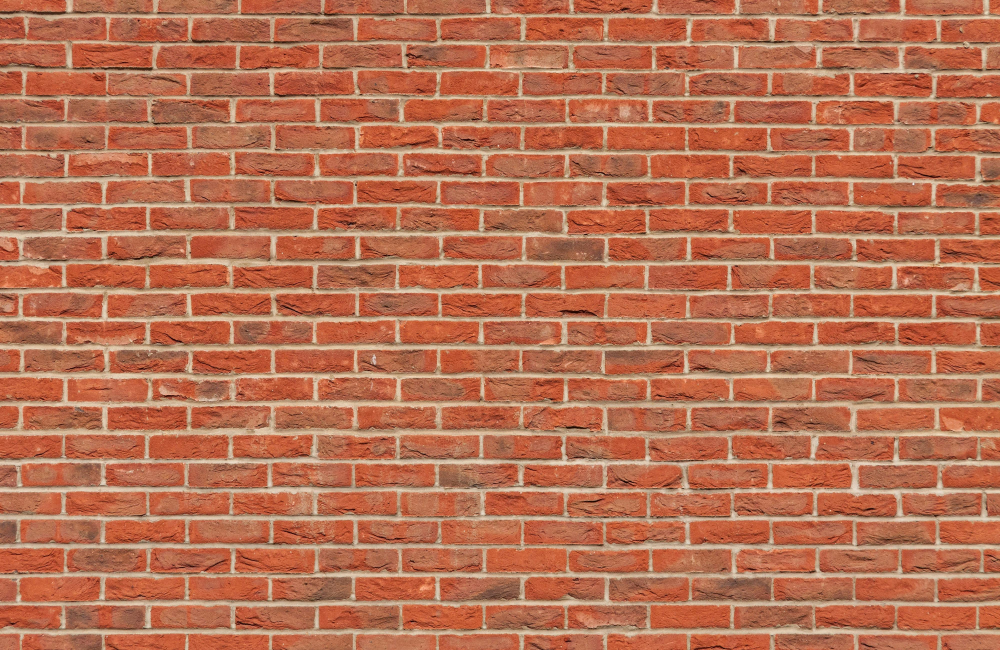
#> input picture input.jpg, 4000 x 2600 px (shown at 1/4 size)
$ python Sobel_Filter.py
#> lines starting #> are read from the running program, lines starting #| are printed output that depends on the picture
import cv2
import numpy as np

ori_img = cv2.imread('input.jpg') / 255
h, w, _ = ori_img.shape
#> h = 2600; w = 4000

rate = h / 512
#> rate = 5.08
img = cv2.resize(ori_img, (int(w / rate), 512))
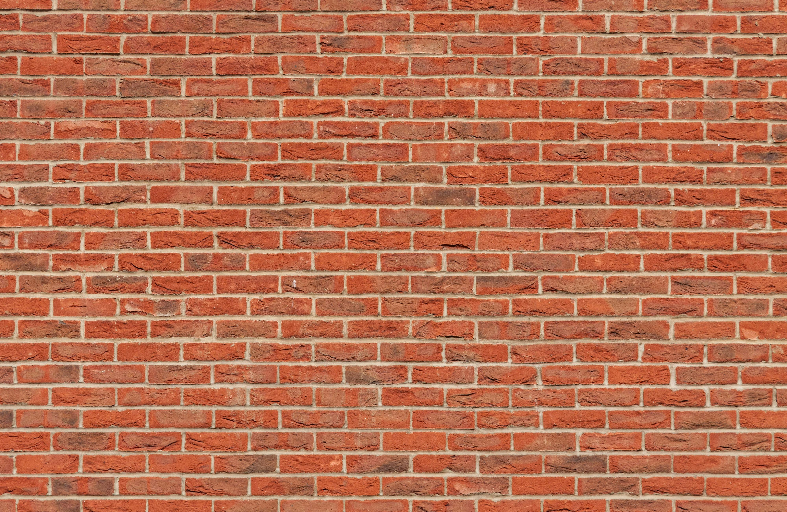
#> img: shape (512, 787, 3) float64; mean B, G, R 0.324, 0.439, 0.721

cv2.imshow('input', img)

sobel_filter_x = np.array([[1, 0, -1],
                           [2, 0, -2],
                           [1, 0, -1]])
sobel_filter_y = np.array([[1, 2, 1],
                           [0, 0, 0],
                           [-1, -2, -1]])

h, w, _ = img.shape
#> h = 512; w = 787
out_x = np.zeros([h - 2, w - 2, 3])
out_y = np.zeros([h - 2, w - 2, 3])

for i in range(h - 2):
    for j in range(w - 2):
        for k in range(3):
            gx = np.sum(sobel_filter_x * img[i:i + 3, j:j + 3, k])
            out_x[i, j, k] = gx
            gy = np.sum(sobel_filter_y * img[i:i + 3, j:j + 3, k])
            out_y[i,j,k] = gy
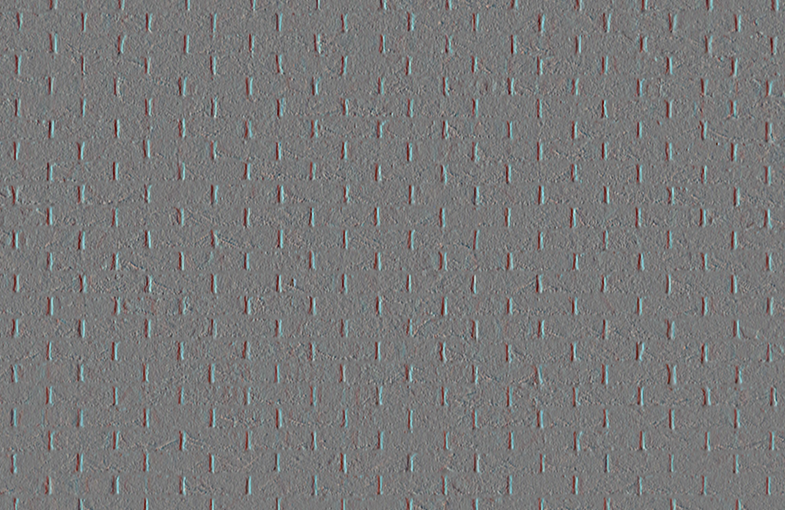
#> out_x: shape (510, 785, 3) float64; mean B, G, R 0.000114, -3.16e-05, -0.000153; drawn with min black and max white
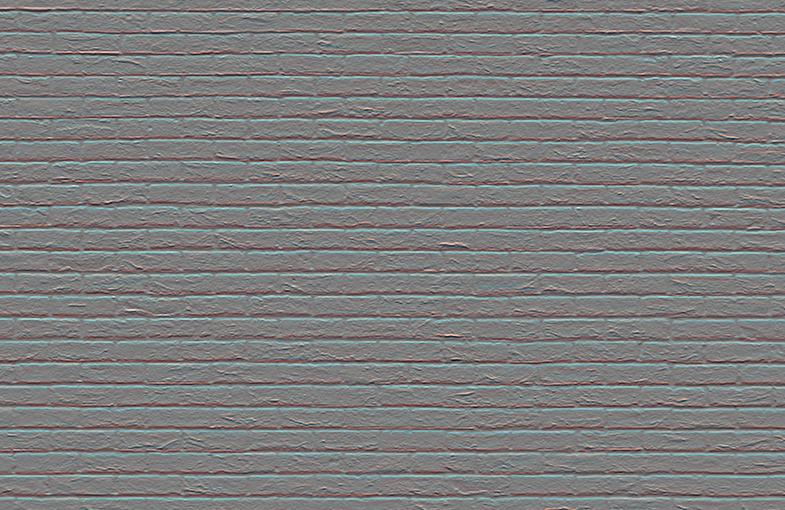
#> out_y: shape (510, 785, 3) float64; mean B, G, R 0.000188, 0.000173, -8.13e-05; drawn with min black and max white

cv2.imshow('output_x', out_x)
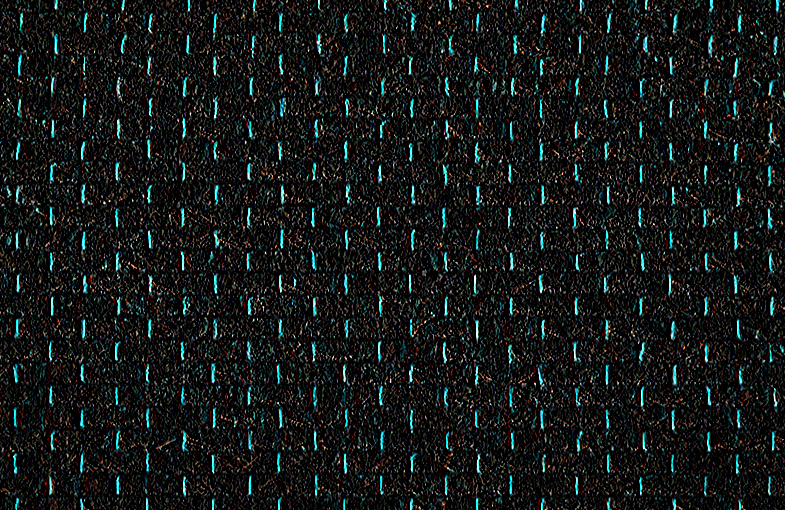
#> window 'output_x': shape (510, 785, 3); mean B, G, R 23.9, 24.6, 20.2
cv2.imshow('output_y', out_y)
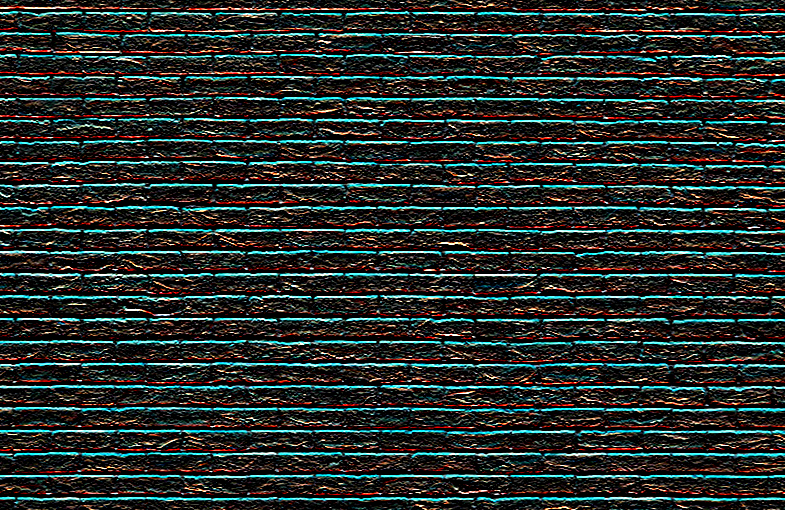
#> window 'output_y': shape (510, 785, 3); mean B, G, R 43.6, 46.2, 39.4
cv2.waitKey(0)
